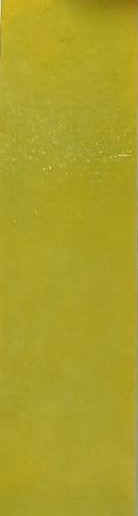
#> input picture imageSource/6.7.jpg, 138 x 516 px; its folder holds only this picture in this run
$ python PHcheck.py --image_path imageSource/6.7.jpg
#> lines starting #> are read from the running program, lines starting #| are printed output that depends on the picture; after the words box and inside, x2 and y2 are one past the last pixel; in counts of white or black regions, pixels touching at a corner belong together
#> further down, image is the input picture: shape (516, 138, 3); mean B, G, R 40.6, 160.2, 171.2
import cv2
import numpy as np
import os
import argparse
parser = argparse.ArgumentParser(description="根据图像测量PH值")

# 添加参数
parser.add_argument('--image_path', type=str, help="待检测图像路径")
parser.add_argument('--ROI', type=bool, default=False, help="是否检测ROI区域")
parser.add_argument('--fit', type=int, default=3, help="拟合强度")
parser.add_argument('--true', type=str, default="./imageSource/", help="ground truth path")
# 解析参数
args = parser.parse_args()
x =[]
y =[]
def getROI(image):
    hsv = cv2.cvtColor(image, cv2.COLOR_BGR2HSV)
#> hsv: shape (516, 138, 3); mean H, S, V 27.5, 194.6, 171.2
    lower_color = np.array([20, 43, 46])
    upper_color = np.array([124, 255, 255])
    mask = cv2.inRange(hsv, lower_color, upper_color)
#> mask: shape (516, 138); every value is 255
    kernel = np.ones((5, 5), np.uint8)
    mask = cv2.morphologyEx(mask, cv2.MORPH_CLOSE, kernel)
    mask = cv2.morphologyEx(mask, cv2.MORPH_OPEN, kernel)

    contours, _ = cv2.findContours(mask, cv2.RETR_EXTERNAL, cv2.CHAIN_APPROX_SIMPLE)
#> contours = [[[0, 0], [0, 515], [137, 515], [137, 0]]]
    arlph = 0.07
    for contour in contours:
        # 计算轮廓的面积并忽略小面积
        area = cv2.contourArea(contour)
        if area > 2000:  # 设定一个合适的阈值
            # 获取轮廓的边界框
            x, y, w, h = cv2.boundingRect(contour)
            if float(w) / h <0.6:
                image = image[int(y+y*(arlph+0.05)):int(y+h-y*(arlph)),int(x+x*arlph):int(x+w-x*arlph)]
                return image
#> this loop made 1 pass
#> (contour, area, x, y, w, h) on pass 1: ([[0, 0], [0, 515], [137, 515], [137, 0]], 70555, 0, 0, 138, 516)
for imageName in sorted(os.listdir(args.true)):
    if ".jpg" in imageName and "+" not in imageName:
        image = cv2.imread(args.true+imageName)
        image = getROI(image)
        HSV_image = cv2.cvtColor(image, cv2.COLOR_BGR2HSV)
        gray_image = cv2.cvtColor(image, cv2.COLOR_BGR2GRAY)
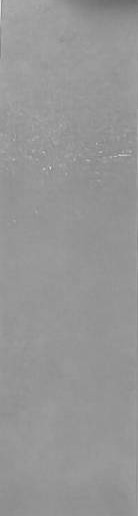
#> gray_image: shape (516, 138); min 107, max 228, mean 149.8
        image_B = HSV_image[:,:,0]/ (gray_image+0.001)
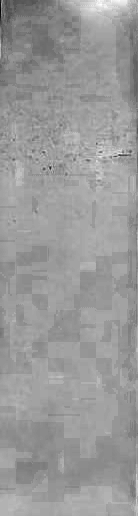
#> image_B: shape (516, 138) float64; min 0.11, max 0.233, mean 0.184; drawn with min black and max white
        x.append(image_B.mean())
        y.append(float(imageName[:-4]))

coefficients = np.polyfit(x,y,args.fit)
#> coefficients = [269.4, 49.54, 9.11, 1.68]
ploy = np.poly1d(coefficients)

image = cv2.imread(args.image_path)
if args.ROI:
    image = getROI(image)
    cv2.imwrite("ROI.jpg",image)
HSV_image = cv2.cvtColor(image, cv2.COLOR_BGR2HSV)
gray_image = cv2.cvtColor(image, cv2.COLOR_BGR2GRAY)
image_B = HSV_image[:,:,0]/ (gray_image+0.001)
x_fit = image_B.mean()
#> x_fit = 0.184
y_fit = ploy(x_fit)
#> y_fit = 6.7
y_fit = "{:.1f}".format(y_fit)
#> y_fit = '6.7'
print("测试图像名称:",args.image_path.split("/")[-1][:-4],"本次PH测试结果为:",y_fit,"请检查ROI图片是否正确")
#| 测试图像名称: 6.7 本次PH测试结果为: 6.7 请检查ROI图片是否正确


x = [3.223603530109218,
2.526641400252664,
2.2129597673176926,
1.9028618621807987,
1.790417905800731,
1.4010912027955889,
1.003389336656669,
0.767527483587769,
0.24875250618149974,
0.11525729346569527,
0.028569387900864225,
0.8770559253356663]
y = [
    1,2,3,4,5,6,7,8,9,10,11,12
]

$ run again, on imageSource/7.7.jpg
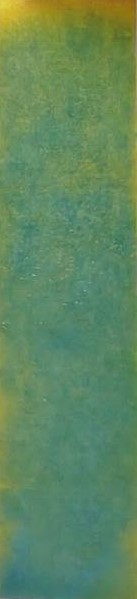
#> input picture imageSource/7.7.jpg, 137 x 599 px
#> image is the input picture: shape (599, 137, 3); mean B, G, R 94.8, 135.5, 96.5
#> hsv: shape (599, 137, 3); mean H, S, V 61.5, 99.9, 136.3
#> in getROI, `mask = cv2.inRange(hsv, lower_color, upper_color)`:
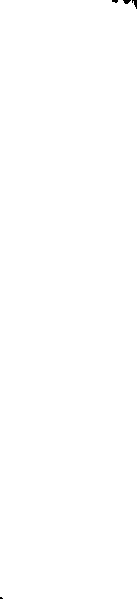
#> mask: shape (599, 137); 99.9% white; 4 black regions (2 under 20 px), largest, box (x1, y1, x2, y2) and area: (132, 0, 137, 9) 25, (123, 0, 131, 4) 22
#> contours = 1 contour; box (x1, y1, x2, y2) and area: (0, 0, 137, 599) 81296
#> the loop in getROI, `for contour in contours:` made 1 pass
#> (area, x, y, w, h) on pass 1: (81296.5, 0, 0, 137, 599)
#> `image_B = HSV_image[:,:,0]/ (gray_image+0.001)`:
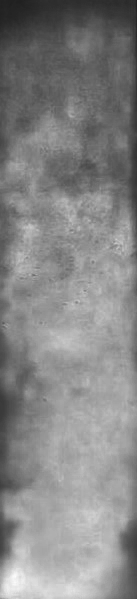
#> image_B: shape (599, 137) float64; min 0.125, max 0.989, mean 0.525
#> coefficients = [13.3, 6.98, 3.67, 1.93]
#> x_fit = 0.525
#> `y_fit = ploy(x_fit)`: y_fit = 7.7
#> `y_fit = "{:.1f}".format(y_fit)`: y_fit = '7.7'
#| 测试图像名称: 7.7 本次PH测试结果为: 7.7 请检查ROI图片是否正确

$ run again, on imageSource/8.0.jpg
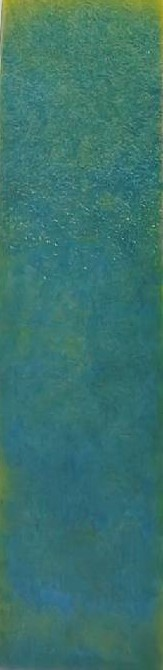
#> input picture imageSource/8.0.jpg, 163 x 670 px
#> image is the input picture: shape (670, 163, 3); mean B, G, R 108.8, 115.5, 58.8
#> hsv: shape (670, 163, 3); mean H, S, V 85.8, 130.3, 117.6
#> in getROI, `mask = cv2.inRange(hsv, lower_color, upper_color)`:
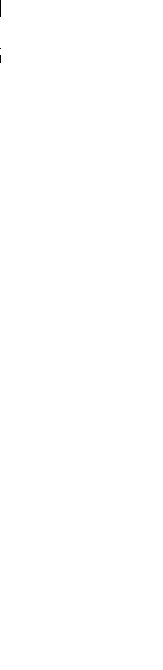
#> mask: shape (670, 163); 100% white; black in thin lines or dots, all inside (x1, y1, x2, y2) = (0, 0, 1, 63)
#> contours = [[[0, 0], [0, 669], [162, 669], [162, 0]]]
#> the loop in getROI, `for contour in contours:` made 1 pass
#> (contour, area, x, y, w, h) on pass 1: ([[0, 0], [0, 669], [162, 669], [162, 0]], 108378, 0, 0, 163, 670)
#> `image_B = HSV_image[:,:,0]/ (gray_image+0.001)`:
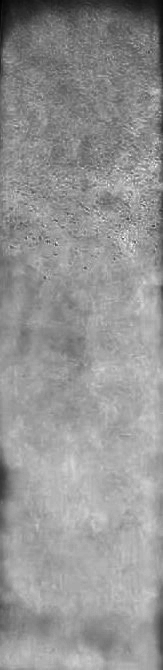
#> image_B: shape (670, 163) float64; min 0.129, max 1.44, mean 0.893; drawn with min black and max white
#> coefficients = [2.81, 2.51, 2.24, 2]
#> x_fit = 0.893
#> `y_fit = ploy(x_fit)`: y_fit = 8
#> `y_fit = "{:.1f}".format(y_fit)`: y_fit = '8.0'
#| 测试图像名称: 8.0 本次PH测试结果为: 8.0 请检查ROI图片是否正确

$ run again, on imageSource/7.0.jpg
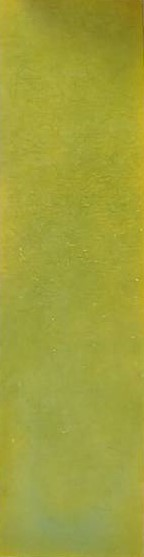
#> input picture imageSource/7.0.jpg, 144 x 557 px
#> image is the input picture: shape (557, 144, 3); mean B, G, R 58.8, 160.5, 159.4
#> hsv: shape (557, 144, 3); mean H, S, V 30.5, 162.7, 162.2
#> mask: shape (557, 144); every value is 255
#> contours = [[[0, 0], [0, 556], [143, 556], [143, 0]]]
#> the loop in getROI, `for contour in contours:` made 1 pass
#> (contour, area, x, y, w, h) on pass 1: ([[0, 0], [0, 556], [143, 556], [143, 0]], 79508, 0, 0, 144, 557)
#> `gray_image = cv2.cvtColor(image, cv2.COLOR_BGR2GRAY)`:
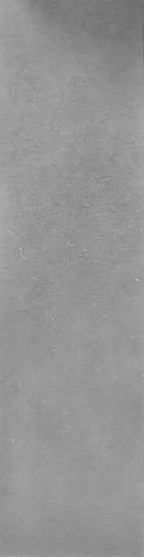
#> gray_image: shape (557, 144); min 101, max 189, mean 148.6
#> `image_B = HSV_image[:,:,0]/ (gray_image+0.001)`:
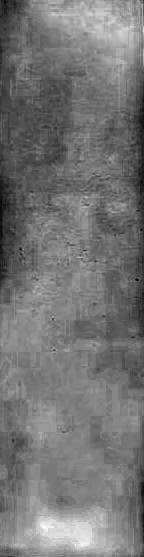
#> image_B: shape (557, 144) float64; min 0.148, max 0.274, mean 0.206; drawn with min black and max white
#> coefficients = [201, 41.35, 8.51, 1.75]
#> x_fit = 0.206
#> `y_fit = ploy(x_fit)`: y_fit = 7
#> `y_fit = "{:.1f}".format(y_fit)`: y_fit = '7.0'
#| 测试图像名称: 7.0 本次PH测试结果为: 7.0 请检查ROI图片是否正确
